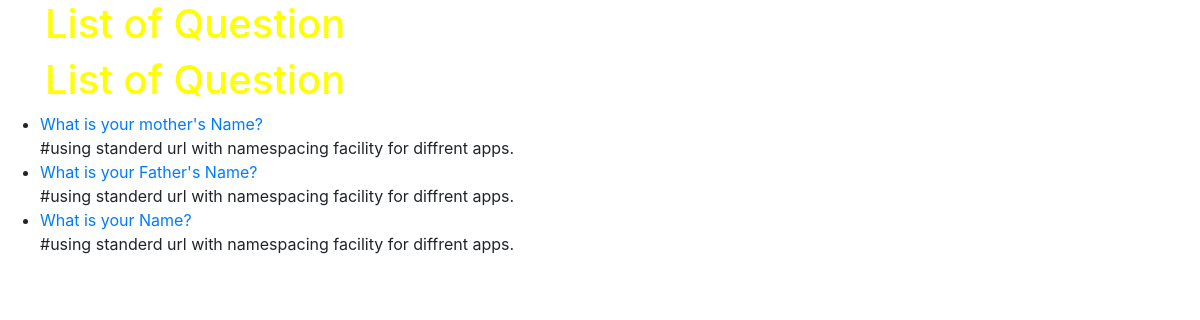
Screenshot of /polls/ with the database file from the repository.
### polls/models.py (models this page shows, shortened)
class Question(models.Model):
    question_text = models.CharField(max_length=200)
    pub_date = models.DateTimeField('date published')

### polls/views.py (the view)
# urls.py: path('', views.IndexView.as_view(), name='index'),
class IndexView(generic.ListView):
    template_name = 'polls/index.html'
    context_object_name = 'latest_question_list'
    def get_queryset(self):
        return Question.objects.order_by('-pub_date')[:3]

### polls/templates/polls/index.html (shortened to what this page needs)
{% load static %}
<html>
    <head>
        <link rel="stylesheet" href="https://stackpath.bootstrapcdn.com/bootstrap/4.3.0/css/bootstrap.min.css">
        <link rel="stylesheet" href="{% static 'css/style.css' %}"type ="text/css">
    </head>
    <body>
      <div class ="container">
      <h1>List of Question</h1>
      <h1>List of Question</h1>
      </div>
{% if latest_question_list %}
    <ul>
    {% for question in latest_question_list %}
    <li><a href="{% url 'polls:detail' question.id %}">{{ question.question_text }}</a></li>
    #using standerd url with namespacing facility for diffrent apps.
    {% endfor %}
    </ul>
{% else %}
    <p>No polls are available.</p>
{% endif %}
</body>
</html>

### polls/static/css/style.css (style rules this page uses)
h1 { color:yellow; }

### rows the page displays
Question: question_text "What is your mother's Name?"
Question: question_text "What is your Father's Name?"
Question: question_text "What is your Name?"
